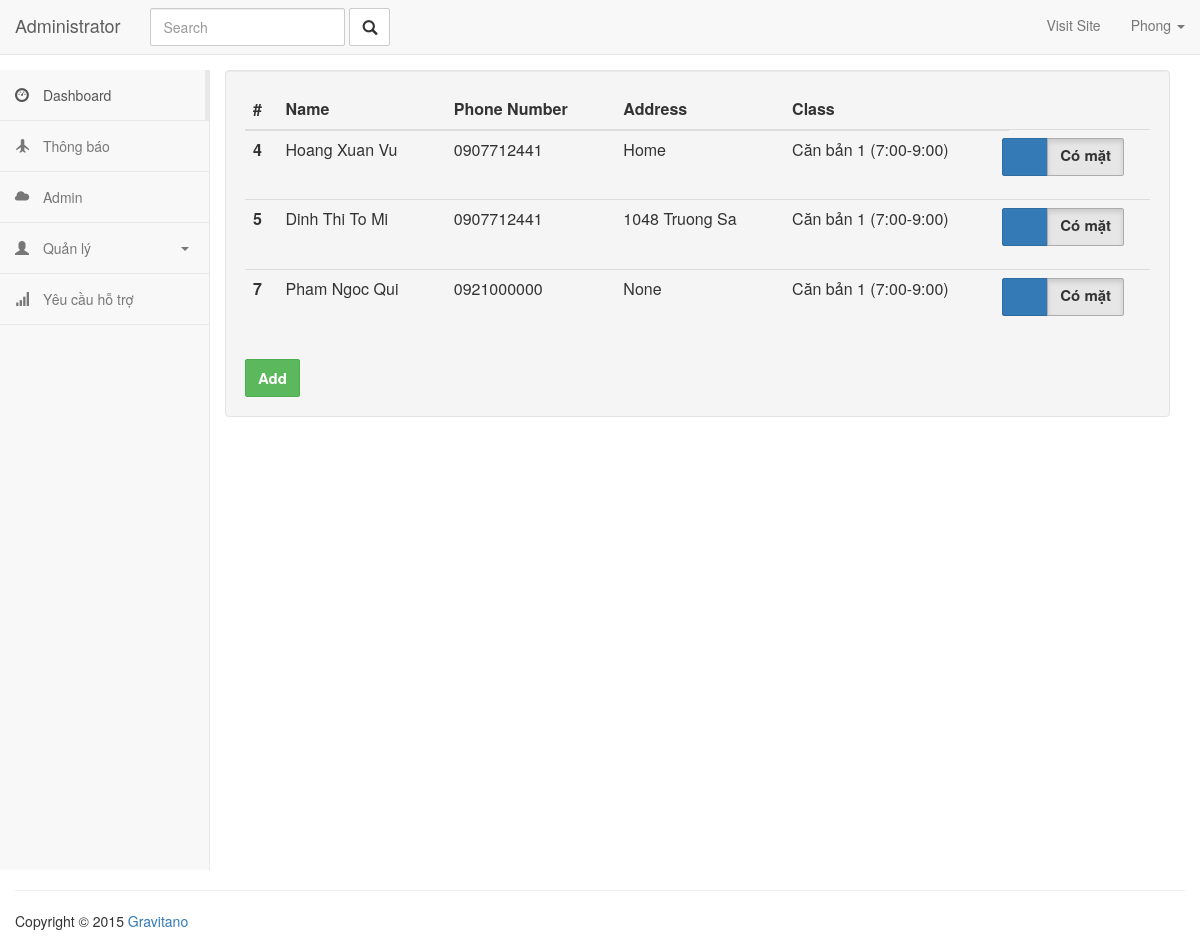
Screenshot of /admin/newattendance/1 (signed in) with the database file from the repository.
### app/models.py (models this page shows, shortened)
class User(UserMixin, db.Model):
    __tablename__ = 'users'
    id = db.Column(db.Integer, primary_key=True)
    email = db.Column(db.String(64), unique=True, index=True)
    username = db.Column(db.String(64), unique=True, index=True)
    role_id = db.Column(db.Integer, db.ForeignKey('roles.id'))
    subject = db.relationship('Subject', backref='teacher', lazy='dynamic')
    password_hash = db.Column(db.String(128))
    @property
    def password(self):
        raise AttributeError('password is not a readable attribute')

class Student(db.Model):
    __tablename__ = 'students'
    id = db.Column(db.Integer, primary_key=True)
    name = db.Column(db.String(64))
    phone_number = db.Column(db.String(64))
    address = db.Column(db.String(128))
    subject_id = db.Column(db.Integer, db.ForeignKey('subjects.id'))
    attendances = db.relationship('Attendance', backref='student', lazy='dynamic')
    pay_day=db.Column(db.String(64))

class Subject(db.Model):
    __tablename__ = 'subjects'
    id = db.Column(db.Integer, primary_key=True)
    name = db.Column(db.String(64), unique=True)
    belong_to = db.Column(db.Integer, db.ForeignKey('users.id'))
    students = db.relationship('Student', backref='subject', lazy='dynamic')
    attendances = db.relationship('Attendance', backref='subject', lazy='dynamic')

### app/main/views.py (the view, shortened to what this page needs)
@main.route('/admin/newattendance/<int:id>', methods=['GET', 'POST'])
@login_required
def newAttendanceQuery(id):
    students = Student.query.filter_by(subject_id=id).all()
    current_subject = Subject.query.get(id)
    form = AttendanceForm()
    return render_template('admin/attendanceform.html', form=form, students=students)

### app/main/forms.py
class AttendanceForm(FlaskForm):
    absent = BooleanField('Absent')
    submit = SubmitField('Add')

### app/models.py (called while the page is built)
@login_manager.user_loader
def load_user(user_id):
    return User.query.get(int(user_id))

### app/templates/admin/attendanceform.html (shortened to what this page needs)
{% extends 'admin/admin_base.html' %}
{% block content %}
<div class="col-md-10">
    <form class="well form-horizontal" action=" " method="post" id="contact_form">
        <table class="table">
            <thead class="thead-dark">
            <tr>
                <th scope="col">#</th>
                <th scope="col">Name</th>
                <th scope="col">Phone Number</th>
                <th scope="col">Address</th>
                <th scope="col">Class</th>
            </tr>
            </thead>
            <tbody>
            {% for student in students %}
            <tr>
                <th scope="row">{{student.id}}</th>
                <td>{{student.name}}</td>
                <td>{{student.phone_number}}</td>
                <td>{{ student.address }}</td>
                <td>{{ student.subject.name }}</td>
                <td>
                    <div class="form-group">
                        <div class="[ btn-group ]">
                            <label for="fancy-checkbox-primary-{{ student.id }}" class="[ btn btn-primary ]">
                                <span> </span>
                            </label>
                            <label for="fancy-checkbox-primary-{{ student.id }}" class="[ btn btn-default active ]">
                                Có mặt
                            </label>
                        </div>
                    </div>
                </td>
            </tr>
            {% endfor %}
            </tbody>
        </table>
        {{ form.submit(class="btn btn-success") }}
    </form>
</div>
{% endblock %}

### app/templates/admin/admin_base.html (shortened to what this page needs)
<html>
<head>
    <link rel="stylesheet" href="{{ url_for('static', filename='css/bootstrap.min.css') }}">
    <link rel="stylesheet" href="{{ url_for('static', filename='css/styles.css') }}">
    <link href="https://gitcdn.github.io/bootstrap-toggle/2.2.2/css/bootstrap-toggle.min.css" rel="stylesheet">
    <link rel="stylesheet prefetch"
          href="http://cdnjs.cloudflare.com/ajax/libs/bootstrap-datepicker/1.3.0/css/datepicker.css">
</head>
<body>
<nav class="navbar navbar-default navbar-static-top">
    <div class="container-fluid">
        <div class="navbar-header">
            <a class="navbar-brand" href="#">
                Administrator
            </a>
        </div>
        <div class="collapse navbar-collapse" id="bs-example-navbar-collapse-1">
            <form class="navbar-form navbar-left" method="GET" role="search">
                <div class="form-group">
                    <input type="text" name="q" class="form-control" placeholder="Search">
                </div>
                <button type="submit" class="btn btn-default"><i class="glyphicon glyphicon-search"></i></button>
            </form>
            <ul class="nav navbar-nav navbar-right">
                <li><a href="http://www.pingpong-labs.com" target="_blank">Visit Site</a></li>
                <li class="dropdown ">
                    <a href="#" class="dropdown-toggle" data-toggle="dropdown" role="button" aria-expanded="false">
                        {% if current_user.is_authenticated %}
                        {{ current_user.username }}
                        {% else %}
                        Account
                        {% endif %}
                        <span class="caret"></span></a>
                </li>
            </ul>
        </div>
    </div>
</nav>
<div class="container-fluid main-container">
    <div class="col-md-2 sidebar">
        <div class="row">
            <div class="side-menu">
                <nav class="navbar navbar-default" role="navigation">
                    <div class="side-menu-container">
                        <ul class="nav navbar-nav">
                            <li class="active"><a href="#"><span class="glyphicon glyphicon-dashboard"></span> Dashboard</a>
                            </li>
                            <li><a href="#"><span class="glyphicon glyphicon-plane"></span> Thông báo </a></li>
                            <li><a href="#"><span class="glyphicon glyphicon-cloud"></span> Admin</a></li>
                            <li class="panel panel-default" id="dropdown">
                                <a data-toggle="collapse" href="#dropdown-lvl1">
                                    <span class="glyphicon glyphicon-user"></span> Quản lý <span class="caret"></span>
                                </a>
                            </li>
                            <li><a href="#"><span class="glyphicon glyphicon-signal"></span> Yêu cầu hỗ trợ</a></li>
                        </ul>
                    </div>
                </nav>
            </div>
        </div>
    </div>
    {% block content %}
    {% endblock %}
    <footer class="pull-left footer">
        <p class="col-md-12">
        <hr class="divider">
        Copyright &COPY; 2015 <a href="http://www.pingpong-labs.com">Gravitano</a>
        </p>
    </footer>
</div>
</body>
</html>

### app/static/css/styles.css (style rules this page uses)
.form-control, .btn { min-height: 38px; border-radius: 2px; }
.btn { font-size: 15px; font-weight: bold; }
.sidebar { padding-left: 0; }
.main-container { background: #FFF; padding-top: 15px; margin-top: -20px; }
.footer { width: 100%; }
.side-menu { position: relative; width: 100%; height: 100%; background-color: #f8f8f8; border-right: 1px solid #e7e7e7; }
.side-menu .navbar { border: none; }
.side-menu .navbar-nav .active a { background-color: transparent; margin-right: -1px; border-right: 5px solid #e7e7e7; }
.side-menu .navbar-nav li { display: block; width: 100%; border-bottom: 1px solid #e7e7e7; }
.side-menu .navbar-nav li a { padding: 15px; }
.side-menu .navbar-nav li a .glyphicon { padding-right: 10px; }
.side-menu #dropdown { border: 0; margin-bottom: 0; border-radius: 0; background-color: transparent; box-shadow: none; }
.side-menu #dropdown .caret { float: right; margin: 9px 5px 0; }
.side-menu #dropdown > a { border-bottom: 1px solid #e7e7e7; }
label { margin-left: 20px; }
.form-group input[type="checkbox"] + .btn-group > label span { width: 20px; }
.form-group input[type="checkbox"] + .btn-group > label span:last-child { display: inline-block; }

### rows the page displays
User: username "Phong"
Student: id "4", name "Hoang Xuan Vu", phone_number "0907712441", address "Home", subject.name "Căn bản 1 (7:00-9:00)"
Student: id "5", name "Dinh Thi To Mi", phone_number "0907712441", address "1048 Truong Sa", subject.name "Căn bản 1 (7:00-9:00)"
Student: id "7", name "Pham Ngoc Qui", phone_number "0921000000", address "None", subject.name "Căn bản 1 (7:00-9:00)"
